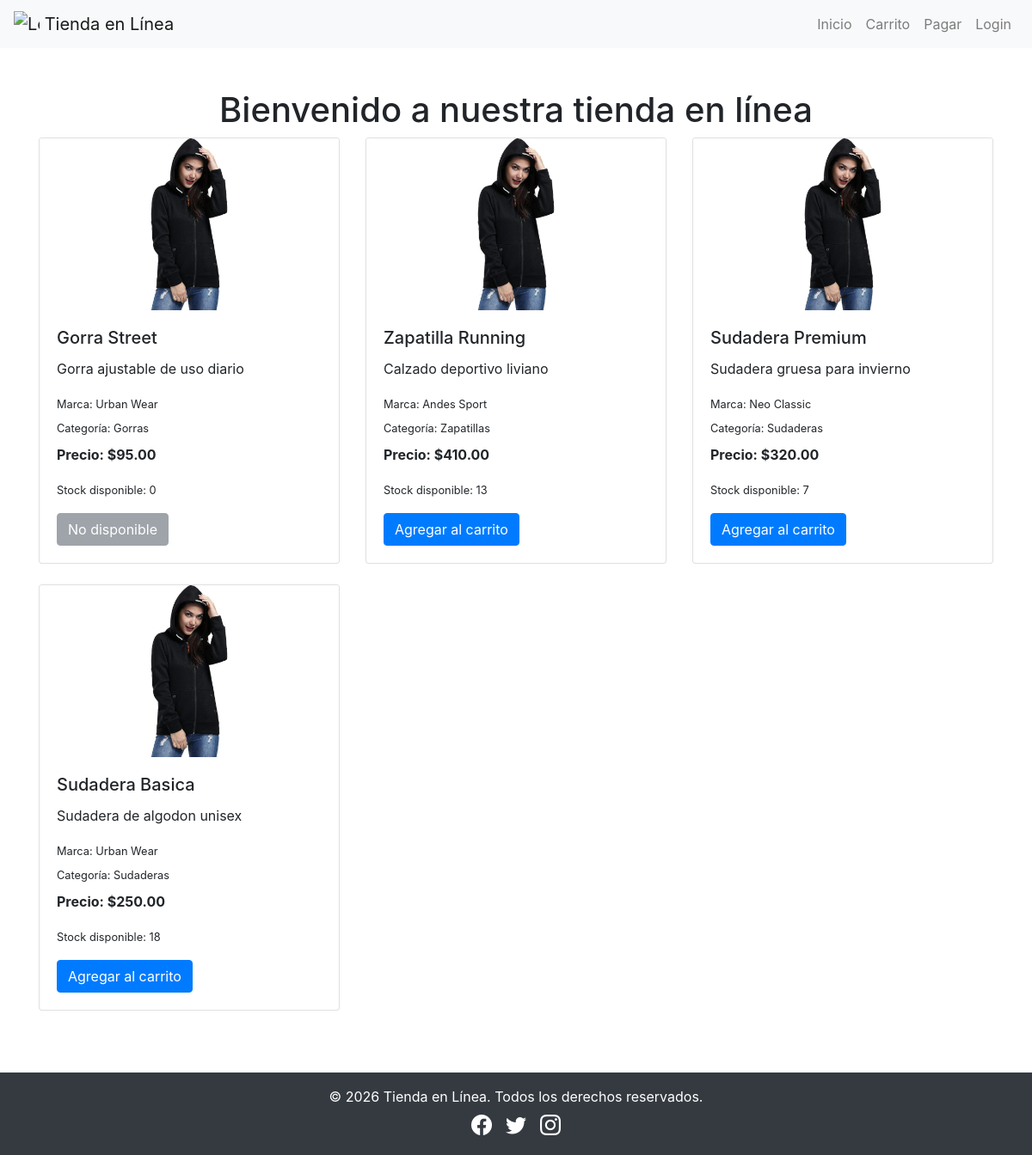
The page / on the database its author committed.
### tables this page shows
CREATE TABLE IF NOT EXISTS `Producto` (
  `cod` INT NOT NULL AUTO_INCREMENT,
  `nombre` VARCHAR(50) NOT NULL,
  `descripcion` VARCHAR(200) NOT NULL,
  `precio` FLOAT NOT NULL,
  `imagen` VARCHAR(200) NOT NULL,
  `estado` VARCHAR(20) NOT NULL,
  `codMarca` INT NOT NULL,
  `codIndustria` INT NOT NULL,
  `codCategoria` INT NOT NULL,
  PRIMARY KEY (`cod`),
  INDEX `fk_Producto_Industria1_idx` (`codIndustria`),
  INDEX `fk_Producto_Marca1_idx` (`codMarca`),
  INDEX `fk_Producto_Categoria1_idx` (`codCategoria`),
  CONSTRAINT `fk_Producto_Industria1`
    FOREIGN KEY (`codIndustria`)
    REFERENCES `Industria` (`cod`)
    ON DELETE NO ACTION
    ON UPDATE NO ACTION,
  CONSTRAINT `fk_Producto_Marca1`
    FOREIGN KEY (`codMarca`)
    REFERENCES `Marca` (`cod`)
    ON DELETE NO ACTION
    ON UPDATE NO ACTION,
  CONSTRAINT `fk_Producto_Categoria1`
    FOREIGN KEY (`codCategoria`)
    REFERENCES `Categoria` (`cod`)
    ON DELETE NO ACTION
    ON UPDATE NO ACTION);

CREATE TABLE IF NOT EXISTS `Marca` (
  `cod` INT NOT NULL AUTO_INCREMENT,
  `nombre` VARCHAR(30) NULL,
  PRIMARY KEY (`cod`));

CREATE TABLE IF NOT EXISTS `Categoria` (
  `cod` INT NOT NULL AUTO_INCREMENT,
  `nombre` VARCHAR(30) NULL,
  PRIMARY KEY (`cod`));

### controladores/InicioControlador.php (called while the page is built, shortened)
<?php
require_once __DIR__ . '/../modelos/Producto.php';
class InicioControlador {
    public function index() {
        $modelo   = new Producto();
        $productos = $modelo->obtenerTodos();
        require_once __DIR__ . '/../vistas/inicio.php';
    }
}

### config/database.php (called while the page is built, shortened)
<?php
class Database {
    private static $conexion = null;
    public static function conectar() {
        if (self::$conexion === null) {
            $host           = "localhost";
            $usuario        = "root";
            $password       = "";
            $base_de_datos  = "mydb";
            self::$conexion = new mysqli($host, $usuario, $password, $base_de_datos);
            self::$conexion->set_charset("utf8");
        }
        return self::$conexion;
    }
}

### modelos/Producto.php (called while the page is built, shortened)
<?php
require_once __DIR__ . '/../config/database.php';
class Producto {
    private $db;
    public function __construct() {
        $this->db = Database::conectar();
    }
    public function obtenerTodos() {
        $stmtSp = $this->db->prepare("CALL sp_listar_productos_con_stock_total()");
        if ($stmtSp) {
            $ok = $stmtSp->execute();
            if ($ok) {
                $resultado = $stmtSp->get_result();
                $datos = $resultado ? $resultado->fetch_all(MYSQLI_ASSOC) : [];
                return $datos;
            }
        }
        $productos = [];
        return $productos;
    }
}

### vistas/inicio.php (the view)
<?php require_once __DIR__ . '/layout/encabezado.php'; ?>
<div class="container mt-5">
    <h1 class="text-center">Bienvenido a nuestra tienda en línea</h1>
    <div class="row">
        <?php if (!empty($productos)): ?>
            <?php foreach ($productos as $producto): ?>
                <div class="col-md-4 mb-4">
                    <div class="card">
                        <a href="recursos/imagenes/<?php echo htmlspecialchars($producto['imagen']); ?>" target="_blank">
                            <div class="card-img-top d-flex align-items-center justify-content-center bg-white" style="height: 200px; overflow: hidden;">
                                <img src="recursos/imagenes/<?php echo htmlspecialchars($producto['imagen']); ?>"
                                     class="img-fluid"
                                     alt="<?php echo htmlspecialchars($producto['nombre']); ?>"
                                     style="max-height: 200px; object-fit: contain;">
                            </div>
                        </a>
                        <div class="card-body">
                            <h5 class="card-title"><?php echo htmlspecialchars($producto['nombre']); ?></h5>
                            <p class="card-text"><?php echo htmlspecialchars($producto['descripcion']); ?></p>
                            <p class="card-text mb-1"><small>Marca: <?php echo htmlspecialchars($producto['marca'] ?? 'N/D'); ?></small></p>
                            <p class="card-text mb-2"><small>Categoría: <?php echo htmlspecialchars($producto['categoria'] ?? 'N/D'); ?></small></p>
                            <p class="card-text"><strong>Precio: $<?php echo number_format($producto['precio'], 2); ?></strong></p>
                            <p class="card-text"><small>Stock disponible: <?php echo (int)($producto['stock'] ?? 0); ?></small></p>
                            <?php if (($producto['estado'] ?? '') === 'activo'): ?>
                                <a href="index.php?pagina=carrito&accion=agregar&id=<?php echo $producto['id_producto']; ?>"
                                   class="btn btn-primary">Agregar al carrito</a>
                            <?php else: ?>
                                <button class="btn btn-secondary" disabled>No disponible</button>
                            <?php endif; ?>
                        </div>
                    </div>
                </div>
            <?php endforeach; ?>
        <?php else: ?>
            <p class="text-center w-100">No hay productos disponibles en este momento.</p>
        <?php endif; ?>
    </div>
</div>
<?php require_once __DIR__ . '/layout/pie.php'; ?>

### index.php (shortened to what this page needs)
<?php
$pagina = $_GET['pagina'] ?? 'inicio';
switch ($pagina) {
    case 'inicio':
        require_once __DIR__ . '/controladores/InicioControlador.php';
        (new InicioControlador())->index();
        break;
}

### vistas/layout/encabezado.php (shortened to what this page needs)
<!DOCTYPE html>
<html lang="es">
<head>
    <link rel="stylesheet" href="https://stackpath.bootstrapcdn.com/bootstrap/4.5.2/css/bootstrap.min.css">
    <link rel="stylesheet" href="https://cdn.jsdelivr.net/npm/bootstrap-icons/font/bootstrap-icons.css">
</head>
<body>
    <nav class="navbar navbar-expand-lg navbar-light bg-light">
        <a class="navbar-brand" href="index.php?pagina=inicio">
            <img src="https://getbootstrap.com/docs/4.5/assets/brand/bootstrap-solid.svg" width="30" height="30" alt="Logo" class="d-inline-block align-top">
            Tienda en Línea
        </a>
        <div class="collapse navbar-collapse" id="navbarNav">
            <ul class="navbar-nav ml-auto">
                <li class="nav-item">
                    <a class="nav-link" href="index.php?pagina=inicio">Inicio</a>
                </li>
                <li class="nav-item">
                    <a class="nav-link" href="index.php?pagina=carrito">Carrito</a>
                </li>
                <li class="nav-item">
                    <a class="nav-link" href="index.php?pagina=pago">Pagar</a>
                </li>
                <?php if (isset($_SESSION['usuario'])): ?>
                    <li class="nav-item">
                        <span class="nav-link disabled">
                            <strong><?php echo htmlspecialchars($_SESSION['usuario']); ?></strong>
                            <?php if (isset($_SESSION['es_admin']) && $_SESSION['es_admin']): ?>
                                <span class="badge badge-success">Admin</span>
                            <?php endif; ?>
                        </span>
                    </li>
                    <li class="nav-item">
                        <a class="nav-link" href="index.php?pagina=logout">Salir</a>
                    </li>
                <?php else: ?>
                    <li class="nav-item">
                        <a class="nav-link" href="index.php?pagina=login">Login</a>
                    </li>
                <?php endif; ?>
            </ul>
        </div>
    </nav>

### vistas/layout/pie.php (shortened to what this page needs)
    <footer class="bg-dark text-white text-center py-3 mt-5">
        <div class="container">
            <p class="mb-1">&copy; <?php echo date("Y"); ?> Tienda en Línea. Todos los derechos reservados.</p>
            <div class="d-flex justify-content-center">
                <a href="https://www.facebook.com" target="_blank" class="text-white mx-2">
                    <i class="bi bi-facebook" style="font-size: 1.5rem;"></i>
                </a>
                <a href="https://www.twitter.com" target="_blank" class="text-white mx-2">
                    <i class="bi bi-twitter" style="font-size: 1.5rem;"></i>
                </a>
                <a href="https://www.instagram.com" target="_blank" class="text-white mx-2">
                    <i class="bi bi-instagram" style="font-size: 1.5rem;"></i>
                </a>
            </div>
        </div>
    </footer>
</body>
</html>

### rows shown on the page
producto: imagen (picture), nombre "Gorra Street", descripcion "Gorra ajustable de uso diario", codMarca.nombre "Urban Wear", codCategoria.nombre "Gorras", precio "95.00", stock "0", estado "No disponible"
producto: imagen (picture), nombre "Zapatilla Running", descripcion "Calzado deportivo liviano", codMarca.nombre "Andes Sport", codCategoria.nombre "Zapatillas", precio "410.00", stock "13"
producto: imagen (picture), nombre "Sudadera Premium", descripcion "Sudadera gruesa para invierno", codMarca.nombre "Neo Classic", codCategoria.nombre "Sudaderas", precio "320.00", stock "7"
producto: imagen (picture), nombre "Sudadera Basica", descripcion "Sudadera de algodon unisex", codMarca.nombre "Urban Wear", codCategoria.nombre "Sudaderas", precio "250.00", stock "18"
